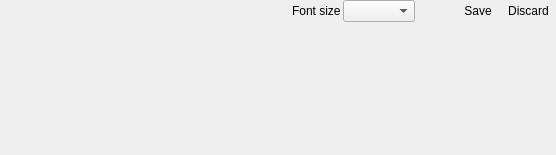
<?xml version="1.0" encoding="UTF-8"?>
<ui version="4.0">
 <class>Form</class>
 <widget class="QWidget" name="Form">
  <property name="geometry">
   <rect>
    <x>0</x>
    <y>0</y>
    <width>556</width>
    <height>155</height>
   </rect>
  </property>
  <property name="windowTitle">
   <string>Form</string>
  </property>
  <layout class="QVBoxLayout" name="verticalLayout">
   <property name="leftMargin">
    <number>0</number>
   </property>
   <property name="topMargin">
    <number>0</number>
   </property>
   <property name="rightMargin">
    <number>0</number>
   </property>
   <property name="bottomMargin">
    <number>0</number>
   </property>
   <item>
    <layout class="QHBoxLayout" name="horizontalLayout">
     <property name="spacing">
      <number>2</number>
     </property>
     <item>
      <spacer name="horizontalSpacer">
       <property name="orientation">
        <enum>Qt::Horizontal</enum>
       </property>
       <property name="sizeHint" stdset="0">
        <size>
         <width>40</width>
         <height>20</height>
        </size>
       </property>
      </spacer>
     </item>
     <item>
      <widget class="QLabel" name="label">
       <property name="text">
        <string>Font size</string>
       </property>
      </widget>
     </item>
     <item>
      <widget class="QComboBox" name="font_size">
       <property name="editable">
        <bool>false</bool>
       </property>
       <property name="modelColumn">
        <number>0</number>
       </property>
      </widget>
     </item>
     <item>
      <spacer name="horizontalSpacer_2">
       <property name="orientation">
        <enum>Qt::Horizontal</enum>
       </property>
       <property name="sizeType">
        <enum>QSizePolicy::Maximum</enum>
       </property>
       <property name="sizeHint" stdset="0">
        <size>
         <width>40</width>
         <height>10</height>
        </size>
       </property>
      </spacer>
     </item>
     <item>
      <widget class="QToolButton" name="save_button">
       <property name="autoFillBackground">
        <bool>false</bool>
       </property>
       <property name="text">
        <string>Save</string>
       </property>
       <property name="popupMode">
        <enum>QToolButton::InstantPopup</enum>
       </property>
       <property name="toolButtonStyle">
        <enum>Qt::ToolButtonTextBesideIcon</enum>
       </property>
       <property name="autoRaise">
        <bool>true</bool>
       </property>
      </widget>
     </item>
     <item>
      <widget class="QToolButton" name="discard_button">
       <property name="autoFillBackground">
        <bool>false</bool>
       </property>
       <property name="text">
        <string>Discard</string>
       </property>
       <property name="popupMode">
        <enum>QToolButton::InstantPopup</enum>
       </property>
       <property name="toolButtonStyle">
        <enum>Qt::ToolButtonTextBesideIcon</enum>
       </property>
       <property name="autoRaise">
        <bool>true</bool>
       </property>
      </widget>
     </item>
    </layout>
   </item>
   <item>
    <widget class="QsciScintilla" name="code_editor">
     <property name="sizePolicy">
      <sizepolicy hsizetype="Preferred" vsizetype="Expanding">
       <horstretch>0</horstretch>
       <verstretch>0</verstretch>
      </sizepolicy>
     </property>
     <property name="toolTip">
      <string/>
     </property>
     <property name="whatsThis">
      <string/>
     </property>
    </widget>
   </item>
  </layout>
 </widget>
 <customwidgets>
  <customwidget>
   <class>QsciScintilla</class>
   <extends>QFrame</extends>
   <header>Qsci/qsciscintilla.h</header>
   <container>1</container>
  </customwidget>
 </customwidgets>
 <resources/>
 <connections/>
</ui>
